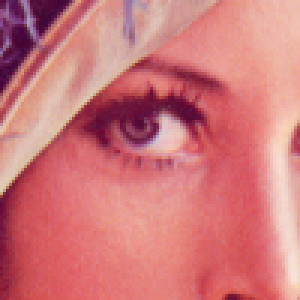
%> input picture Hopfield network/lena_cropped.bmp, 100 x 100 px (shown 3 times larger)
$ octave lab2_3.m   (GNU Octave 9; MATLAB toolbox functions it lacks are replaced by stand-ins)
%> lines starting %> are read from the running program, lines starting %| are printed output that depends on the picture; in (x1, y1, x2, y2) boxes, pixels count from 0 and x2, y2 are one past the last pixel; in counts of white or black regions, pixels touching at a corner belong together; the program's own positions count from 1
### Hopfield network/hopfieldNetwork.m
function y = hopfieldNetwork(initialConditions, timeLimit, patterns, calculateWeights)
    numberOfNeurons = max(size(initialConditions));
    y = zeros([numberOfNeurons, timeLimit + 1]);
    y(:, 1) = initialConditions;
    weights = calculateWeights(patterns, numberOfNeurons);
    for i = 2 : timeLimit + 1
        y(:, i) = sign(weights * y(:, i-1));
    end
end

### Hopfield network/show_results.m
function show_results(imgs, titles)
    figure;
    for i = 1:length(imgs)
        subplot(2, ceil(length(imgs))/2, i); imshow(imgs{i}, []); title(titles(i));
    end
end

### Hopfield network/hebbWeights.m
function weights = hebbWeights(patterns, numberOfNeurons)
    weights = patterns * patterns' / numberOfNeurons;
end

### Hopfield network/pseudoinverseRule.m
function weights = pseudoinverseRule(patterns, ~)
    weights = patterns * inv(patterns' * patterns) * patterns';
end

### Hopfield network/lab2_3.m
%% 2 zadanie
close all
clear all
%% 100x100

imgs{1} = imread('lena_cropped.bmp');
imgs{2} = imread('14.bmp');
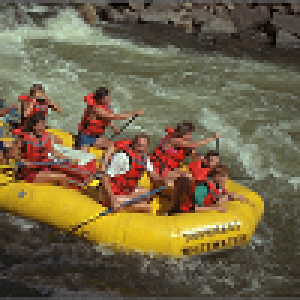
%> input picture Hopfield network/14.bmp, 100 x 100 px (shown 3 times larger)
imgs{3} = imread('baboon.bmp');
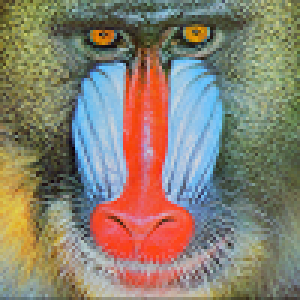
%> input picture Hopfield network/baboon.bmp, 100 x 100 px (shown 3 times larger)
imgs{4} = imread('crow.bmp');
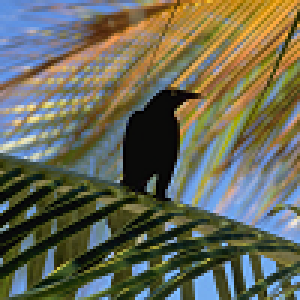
%> input picture Hopfield network/crow.bmp, 100 x 100 px (shown 3 times larger)
imgs{5} = imread('peppers.bmp');
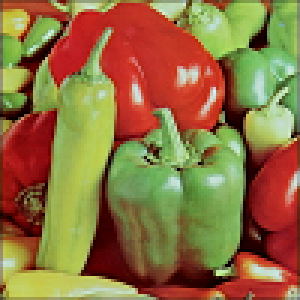
%> input picture Hopfield network/peppers.bmp, 100 x 100 px (shown 3 times larger)
imgs{6} = imread('kodim.bmp');
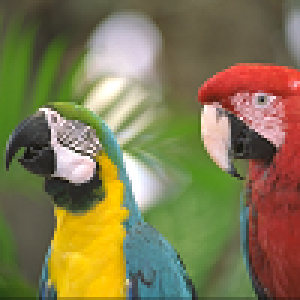
%> input picture Hopfield network/kodim.bmp, 100 x 100 px (shown 3 times larger)
imgs{7} = imnoise(imgs{1}, 'salt & pepper', 0.2);

imgs = cellfun(@im2bw, imgs, 'UniformOutput', 0);
%> imgs = 7 items
imgs = cellfun(@(img) double(reshape(img, numel(img), 1)), imgs, 'UniformOutput', 0);
for i = 1:length(imgs)
    imgs{i}(imgs{i} == 0) = -1;
end
%> this loop made 7 passes

d1 = imgs{1};
d2 = imgs{2};
d3 = imgs{3};
d4 = imgs{4};
d5 = imgs{5};
d6 = imgs{6};

t = imgs{7};
%%  2 wzorce
D(:,1) = d1;
D(:,2) = d2;

y_hebb = hopfieldNetwork(t, 10, D, @hebbWeights);
%> in hopfieldNetwork, `numberOfNeurons = max(size(initialConditions));`: numberOfNeurons = 10000
results_1_hebb = {d1, d2, t, y_hebb(:,end)};
%> results_1_hebb = 4 items
results_1_hebb = cellfun(@(img) reshape(img, 100, 100), results_1_hebb, 'UniformOutput', 0);
titles_hebb = {'Hebb d1', 'Hebb d2', 'Hebb t', 'Hebb wynik'};

y_inv = hopfieldNetwork(t, 10, D, @pseudoinverseRule);
results_1_inv = {d1, d2, t, y_inv(:,end)};
%> results_1_inv = 4 items
results_1_inv = cellfun(@(img) reshape(img, 100, 100), results_1_inv, 'UniformOutput', 0);

results_1 = [results_1_hebb, results_1_inv];
%> results_1 = 8 items
titles_inv = {'Inv d1', 'Inv d2', 'Inv t', 'Inv wynik'};
titles_1 = [titles_hebb, titles_inv];
show_results(results_1, titles_1);
%> the loop in show_results, `for i = 1:length(imgs)` made 8 passes
%> pass 1, in show_results, `imshow(imgs{i}, [])`:
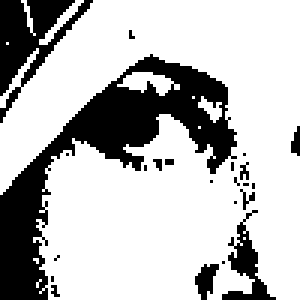
%> displayed picture: size 100x100, on the screen's scale of 0 to 255 (shown 3 times larger); 73.9% white; 23 black regions (18 under 20 px), largest, box (x1, y1, x2, y2) and area: (0, 18, 79, 100) 1788, (0, 0, 31, 41) 497, (74, 70, 92, 100) 173, (65, 88, 73, 100) 57, (97, 42, 100, 52) 21
%> pass 2, in show_results, `imshow(imgs{i}, [])`:
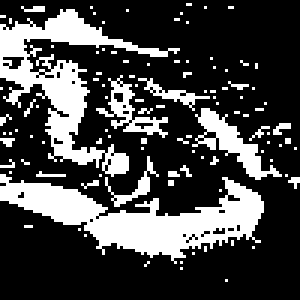
%> displayed picture: size 100x100, on the screen's scale of 0 to 255 (shown 3 times larger); 27.1% white; 106 white regions (100 under 20 px), largest, box (x1, y1, x2, y2) and area: (0, 58, 88, 88) 1065, (0, 3, 60, 59) 895, (64, 36, 94, 60) 215, (32, 25, 56, 46) 141, (35, 52, 53, 69) 64, (46, 26, 70, 37) 63

%%  4 wzorce
D(:,3) = d3;
D(:,4) = d4;

y_hebb_2 = hopfieldNetwork(t, 10, D, @hebbWeights);
results_2_hebb = {d1, d2, d3, d4, t, y_hebb_2(:,end)};
%> results_2_hebb = 6 items
results_2_hebb = cellfun(@(img) reshape(img, 100, 100), results_2_hebb, 'UniformOutput', 0);
titles_hebb = {'Hebb d1', 'Hebb d2', 'Hebb d3', 'Hebb d4', 'Hebb t', 'Hebb wynik'};

y_inv_2 = hopfieldNetwork(t, 10, D, @pseudoinverseRule);
results_2_inv = {d1, d2, d3, d4, t, y_inv_2(:,end)};
%> results_2_inv = 6 items
results_2_inv = cellfun(@(img) reshape(img, 100, 100), results_2_inv, 'UniformOutput', 0);

results_2 = [results_2_hebb, results_2_inv];
%> results_2 = 12 items
titles_inv = {'Inv d1', 'Inv d2', 'Inv d3', 'Inv d4', 'Inv t', 'Inv wynik'};
titles_2 = [titles_hebb, titles_inv];
show_results(results_2, titles_2);
%> the loop in show_results (call 2), `for i = 1:length(imgs)` made 12 passes

%% 6 wzorc體
D(:,5) = d5;
D(:,6) = d6;

y_hebb_3 = hopfieldNetwork(t, 10, D, @hebbWeights);
%> (the run ends here)
